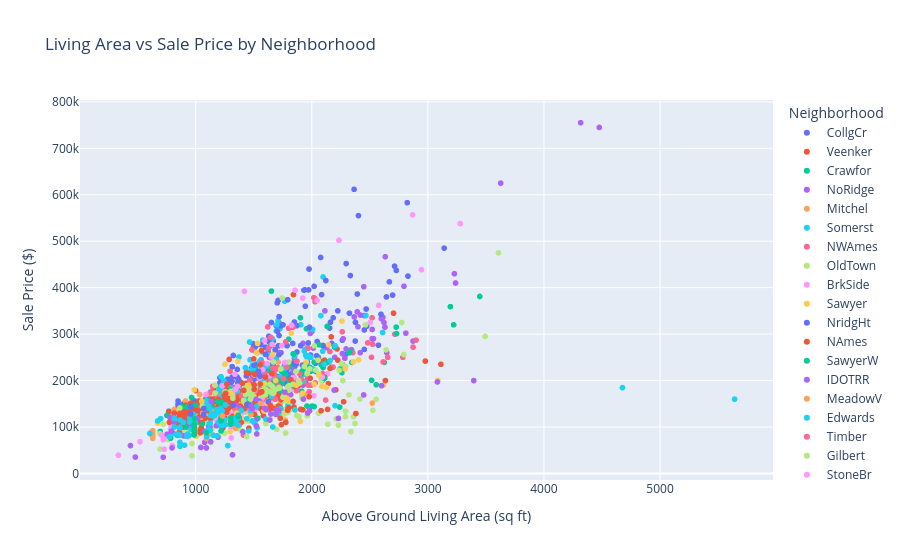

Write notebook code for a chart like this one.
### Code cell
fig = px.scatter(
    df,
    x='GrLivArea',
    y='SalePrice',
    color='Neighborhood',
    title='Living Area vs Sale Price by Neighborhood',
    labels={'GrLivArea': 'Above Ground Living Area (sq ft)', 'SalePrice': 'Sale Price ($)'}
)
fig.show()
